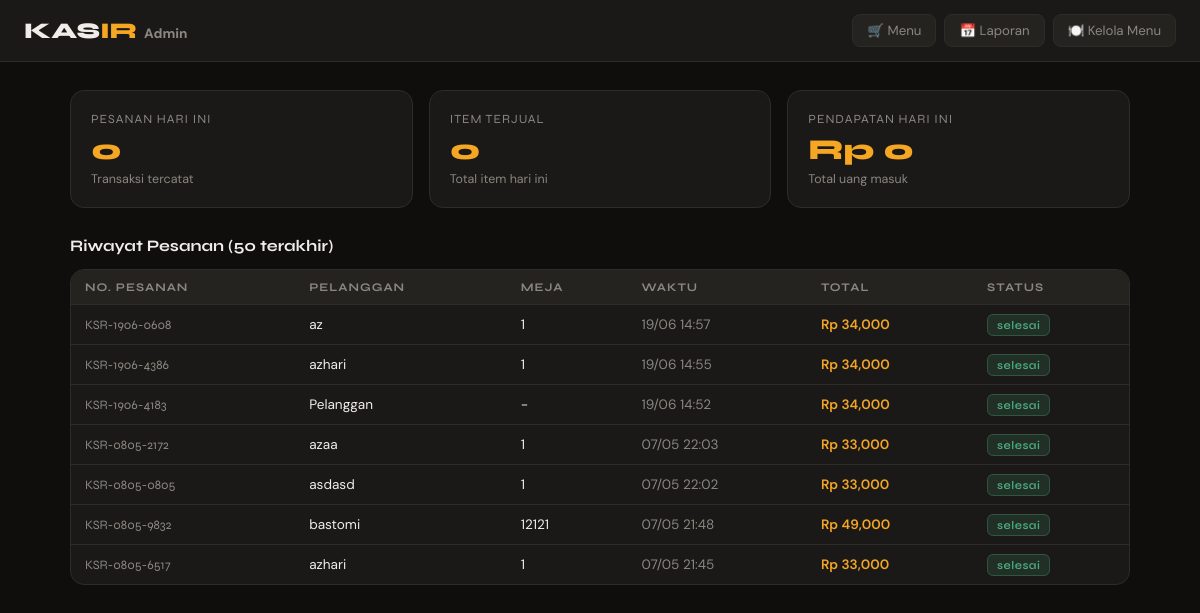
The page /admin on the database as committed earlier.
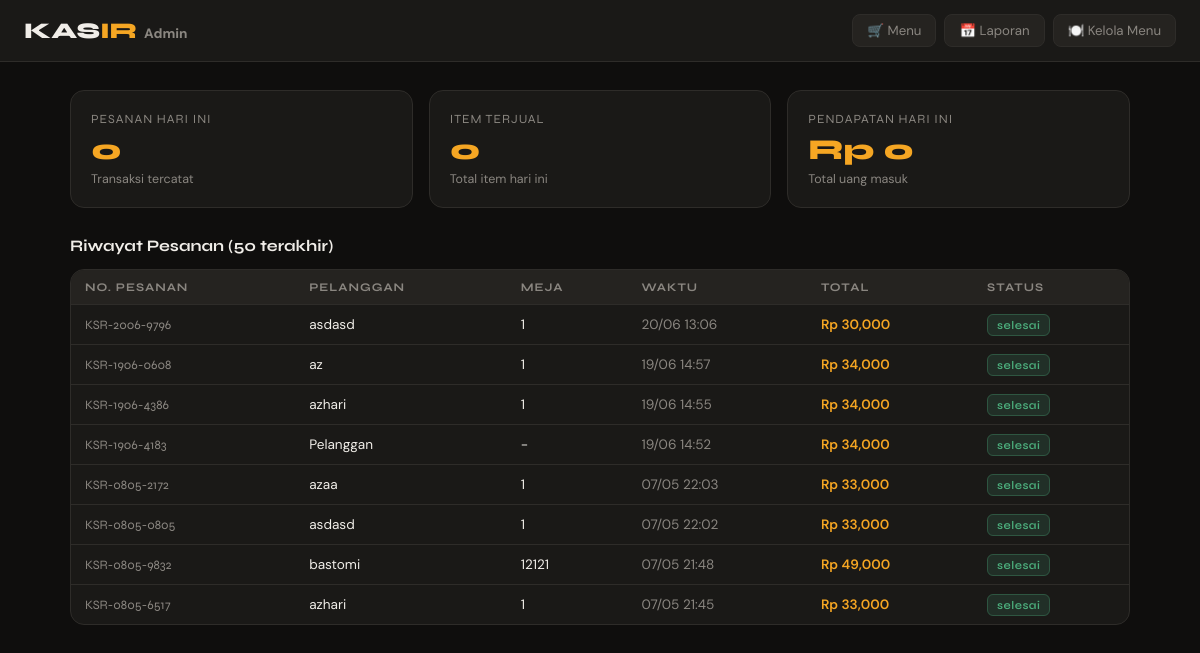
The same page on the database as committed later.
### app.py (models this page shows)
class Pesanan(db.Model):
    __tablename__ = 'pesanan'
    id = db.Column(db.Integer, primary_key=True)
    nomor_pesanan = db.Column(db.String(20), unique=True, nullable=False)
    nama_pelanggan = db.Column(db.String(100), nullable=False)
    nomor_meja = db.Column(db.String(10))
    catatan = db.Column(db.String(300))
    total = db.Column(db.Float, default=0)
    status = db.Column(db.String(20), default='selesai')  # langsung selesai setelah print
    tanggal = db.Column(db.DateTime, default=datetime.utcnow)
    items = db.relationship('ItemPesanan', backref='pesanan', lazy=True)

### app.py (the view)
@app.route('/admin')
def admin():
    pesanan_list = Pesanan.query.order_by(Pesanan.tanggal.desc()).limit(50).all()
    transaksi_hari_ini = TransaksiHarian.query.filter_by(tanggal=date.today()).first()
    return render_template('admin.html', pesanan_list=pesanan_list,
                           transaksi=transaksi_hari_ini)

### templates/admin.html (shortened to what this page needs)
<!DOCTYPE html>
<html lang="id">
<head>
</head>
<body>
<header>
  <div class="logo">KAS<span>IR</span> <span style="color:var(--muted);font-size:.85rem;font-family:'DM Sans',sans-serif;">Admin</span></div>
  <nav>
    <a href="/">🛒 Menu</a>
    <a href="/laporan">📅 Laporan</a>
    <a href="/admin/menu">🍽️ Kelola Menu</a>
  </nav>
</header>
<div class="container">
  <div class="stats">
    <div class="stat-card">
      <div class="stat-label">Pesanan Hari Ini</div>
      <div class="stat-nilai">{{ transaksi.total_pesanan if transaksi else 0 }}</div>
      <div class="stat-sub">Transaksi tercatat</div>
    </div>
    <div class="stat-card">
      <div class="stat-label">Item Terjual</div>
      <div class="stat-nilai">{{ transaksi.total_item if transaksi else 0 }}</div>
      <div class="stat-sub">Total item hari ini</div>
    </div>
    <div class="stat-card">
      <div class="stat-label">Pendapatan Hari Ini</div>
      <div class="stat-nilai">Rp {{ "{:,.0f}".format(transaksi.pendapatan if transaksi else 0) }}</div>
      <div class="stat-sub">Total uang masuk</div>
    </div>
  </div>
  <div class="section-title">Riwayat Pesanan (50 terakhir)</div>
  <div class="table-wrap">
    {% if pesanan_list %}
    <table>
      <thead>
        <tr>
          <th>No. Pesanan</th>
          <th>Pelanggan</th>
          <th>Meja</th>
          <th>Waktu</th>
          <th>Total</th>
          <th>Status</th>
        </tr>
      </thead>
      <tbody>
        {% for p in pesanan_list %}
        <tr>
          <td><span class="nomor-pesanan">{{ p.nomor_pesanan }}</span></td>
          <td>{{ p.nama_pelanggan }}</td>
          <td>{{ p.nomor_meja }}</td>
          <td style="color:var(--muted);">{{ p.tanggal.strftime('%d/%m %H:%M') }}</td>
          <td class="total-col">Rp {{ "{:,.0f}".format(p.total) }}</td>
          <td><span class="badge badge-{{ p.status }}">{{ p.status }}</span></td>
        </tr>
        {% endfor %}
      </tbody>
    </table>
    {% else %}
    <div class="empty-state">Belum ada pesanan hari ini</div>
    {% endif %}
  </div>
</div>
</body>
</html>

Rows that differ between the two databases and show on the page:
added Pesanan: nomor_pesanan "KSR-2006-9796", nama_pelanggan "asdasd", nomor_meja "1", tanggal "20/06 13:06", total "30,000", status "selesai"
